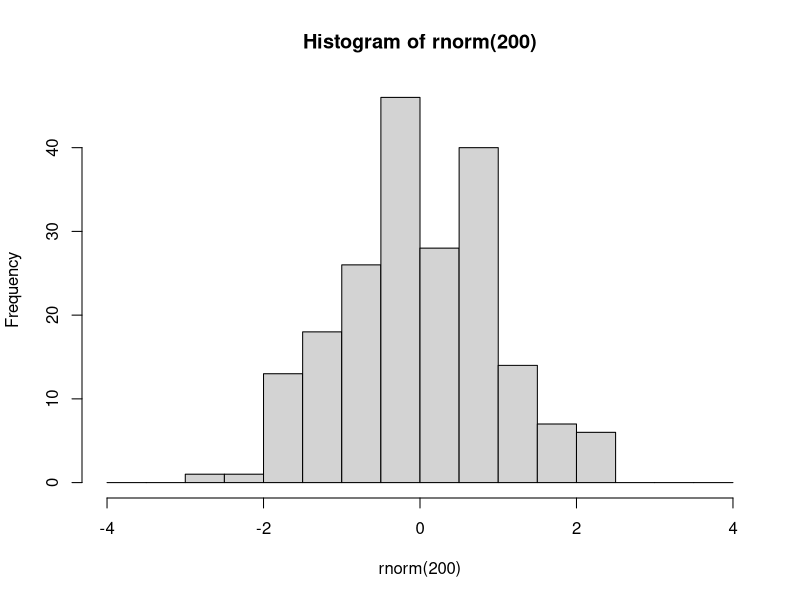
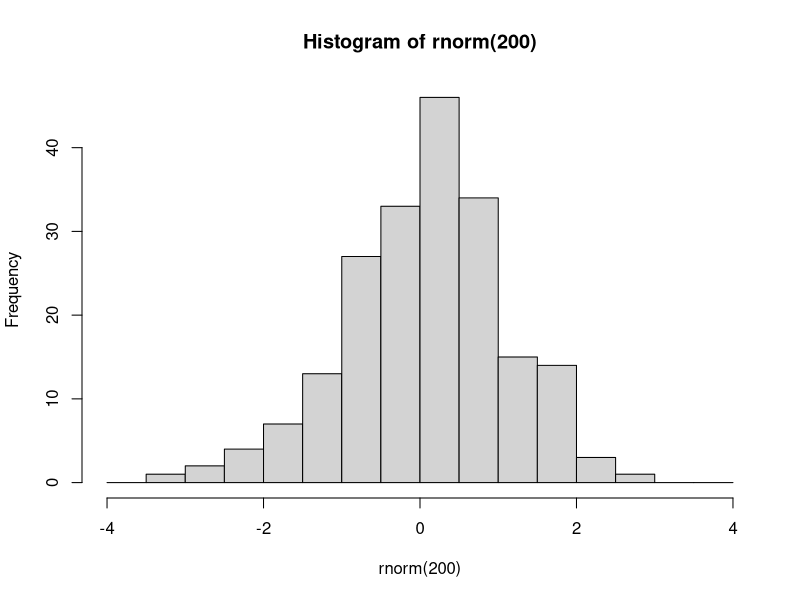
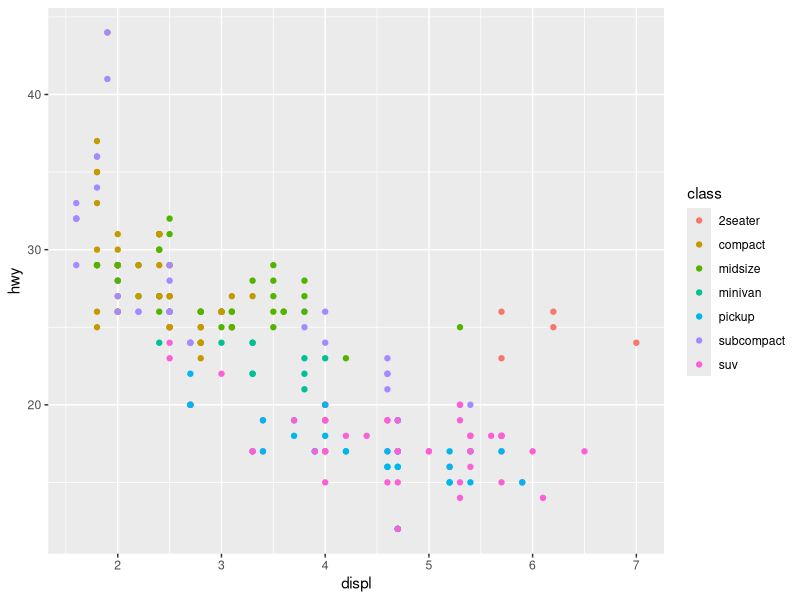

Write R code to recreate these figures, in order.
###################################
###################################
########                   ########
########   Data Science 1  ########
########       Lab 5       ######## 
########  07th Nov. 2023   ########
########                   ########
###################################
###################################

## Welcome to lab #5. Today will be an introduction to the tidyverse, specifically dplyr and ggplot2




#####################
####    Pipes    ####
#####################

# The pipe operator looks like this: |>
# It signifies: take the element on the left and use it as the first argument in the function on the right

# Example

hist(rnorm(200), breaks=seq(-4,4,0.5))
# is equivalent to

rnorm(200) |> hist(breaks=seq(-4,4,0.5))

# The purpose of the pipe is mostly aesthetic, in particular to avoid large numbers of parentheses when something needs to be transformed using multiple functions:



### 1.1 Rewrite the following expression using pipes:
set.seed(123)
round(sqrt(log(runif(10,1,10))),2)

set.seed(123)
10 |> runif(1,10) |> sqrt() |> round(2)


##################
##### Ifelse #####
##################

x <- sample(0:10, 1)
{if (x>9) print ("HIGH")
    #Y <- X*
    else {
       print("Low")
    }
}
              
# Pipes were initially created in a package called magrittr, part of the 'tidyverse' group of packages


########################
####    Packages    ####
########################

# Packages are essentially environments full of functions and/or objects which aren't loaded into R by default, but must be first installed (generally from a repository called CRAN), and then loaded

# Here we will install tidyverse, which is not one but a series of packages written by the same group of people, which share a number of syntactical features

install.packages('tidyverse')

# After you have installed tidyverse into your packages, you must also load it into your environment

library(tidyverse)

# You will only have to install a package once. However, every time you start fresh in a new R environment, you will have to load the packages you need again.

#########################
####    TIDYVERSE    ####
#########################

# The tidyverse encompasses a very large number of packages, and is fairly powerful (in that you can do a lot using tidyverse packages)
# However, you DO NOT need to use tidyverse exclusively! I mostly don't use it, for example, preferring to stick to base R except for a few functionalities.

# Downsides of tidyverse include: unique syntax which is very different from other programming languages such as python
# 'Black box' functions that have specific purposes that must be remembered, as opposed to more general-purpose functions in base R
# Often actually more verbose than base R (ie. requires more lines of code to do the same thing)
# Using tidyverse is a matter of preference!

# The pipe operator was originally introduced in the tidyverse package magrittr. 
# The tidyverse pipe operator looks like this: %>%

set.seed(123)
runif(10,1,10) %>% 
  log() %>%
  sqrt() %>%
  round(2)

# In this class we will look at 2 important tidyverse packages.
# The first is dplyr, which is used to manipulate and transform data.
# Then we will start learning ggplot2, which is used for plotting and data visualisation

#####################
####    dplyr    ####
#####################

# The philosophy behind dplyr is that every data transformation can be done using a function, and multiple transformations can be done by piping an object through multiple functions
# For example, in dplyr we no longer use indexing.
# Instead we use the functions 'select', to choose specific columns in a data frame, and 'filter', to choose specific rows.

data(mtcars)

# so instead of:
mtcars[mtcars$cyl == 6, 1:5]
# we would write:
mtcars %>%
  filter(cyl==6) %>%
  select(1:5)

### 2.1
# using select() and filter(), create a new database of cars that are over 4000 lbs in weight, retaining only the wt and mpg columns. Save this database to an object called 'df'.

df <- mtcars %>% filter (wt > 4) %>% select (1,6)
df

# After you have selected the rows and columns you are interested in, you can 
# change the order of the rows using arrange

df %>% arrange(wt)

df %>% arrange(desc(wt))


# To change variables, we can use mutate()
df <- df %>% mutate(wt_kg=wt*453.592,
                    km_per_l = mpg*1.60934/3.78541)
df
# And we can use ifelse() within mutate()
mtcars <- mtcars %>%
            mutate(wt_class = ifelse(wt>=4, 'Oversized','Standard'))

mtcars
# We can even do a sultiple ifelse statment using case_when()
mtcars <- mtcars %>%
            mutate(
              efficiency = case_when(
                mpg<=15 ~ 'low',
                mpg>15 & mpg<=20 ~ 'medium',
                mpg>20 ~ 'high'
                ))
mtcars
# Next, summarise (or summarize) is a useful function which collapses a dataframe into a single row and can calculate summary statistics, eg:

mtcars %>% 
  summarise(
    mean_wt = mean(wt),
    sd_wt = sd(wt),
    n = length(mpg)
  ) -> summary_data

summary_data
# We can also use summarise to collapse a data frame not into one single row, but into as many rows as we have groups of interest. 
# To do this, first we need to use group_by()

mtcars %>% group_by(efficiency)
view(mtcars %>% group_by(efficiency))
# You'll notice that this automatically changes the data frame into a new kind of object, called a tibble.
# Tibbles are basically tidyverse dataframes, that display information slightly differently, and are a bit more particular about certain things like not wanting empty cells.
# Tibbles can also be grouped, which allows for further operations down the line
# For example:

mtcars %>% 
  group_by(efficiency) %>%
  summarise(
    wt_kg=mean(wt),
    n=length(hp)
  ) %>%
  arrange(
    c('high','medium','low')
  )%>% 
  ungroup() -> summarize_efficiency_table

view(summarize_efficiency_table)

# You can group by multiple variables

mtcars %>% 
  group_by(efficiency,cyl) %>%
  summarise(
    wt_kg=mean(wt),
    n=length(hp)
  )

# After grouping a tibble, remember to ungroup it later using ungroup(), or you may have issues down the line.

# 3.1
data(iris)

view(iris)

iris %>% mutate(Petal.Area = Petal.Length*Petal.Width) %>%
group_by(Species) %>% 
summarise(mn_sepal_length = mean(Sepal.Length),
          sd_sepal_length = sd(Sepal.Length),
          mn_sepal_width = mean(Sepal.Width),
          sd_sepal_width = sd(Sepal.Width),mn_petal_area = mean(Petal.Area),
          sd_petal_area = sd(Petal.Area),
          n = n()) %>%
          arrange(desc(mn_petal_area)) -> final_iris_db

final_iris_db
view(final_iris_db)

# using the dplyr functions do the following:
# create a new column called Petal.Area which is the product of the petal width and petal length columns.
# For each of the different species of iris, present the mean and standard deviation for the sepal length, sepal width, and petal area, as well as the number of samples (n)
# Order this database in decreasing order of average petal length.



#######################
####    ggplot2    ####
#######################

# ggplot2 is the tidyverse graphics package, and one of the most popular data visualization tools that currently exists

# ggplot2 syntax is based on the so-called 'Grammar of Graphics', where different elements of a graph are added sequentially in layers

# The gold standard resource for learning ggplot2 is Hadley Wickham's 'ggplot2: Elegant graphics for data analysis'
# which is available for FREE here: https://ggplot2-book.org/

# I can provide no better introduction to ggplot2 than the 'First Steps' section of this book. 

# You can also find a cheat sheet here: https://rstudio.github.io/cheatsheets/html/data-visualization.html
data(mpg)
view(mpg)

library(ggplot2)

ggplot(mpg, aes(displ, hwy, colour = class)) + 
  geom_point()

  
# MIDTERM revisions:

# summary statistics

# Probabilities and distributions

# Null hypothesis significance tests - specifically t-tests

# P-values and confidence intervals

# Data standardization (scaling, centering, z-scoring)

# Data manipulation and visualisation


